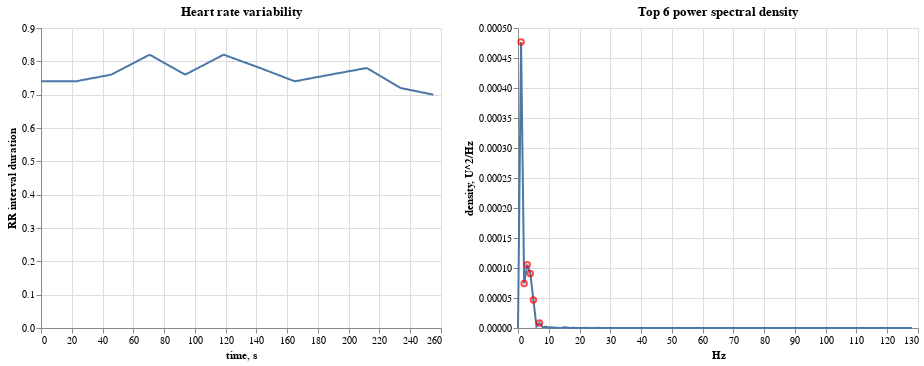

The cell this chart's notebook holds for it:
### Code cell
rr_intervals = get_rr_intervals(get_rs(sig = get_signal(1, 'Lying down')[:500]))
get_hr_features(rr_intervals, show_visualization=True)

### Figure 1 — Vega-Lite specification as saved in the notebook (floating-point values rounded to 4 significant figures; data arrays with more than 128 entries replaced by an {"elided": "..."} marker saying what was removed)
{"config": {"view": {"continuousWidth": 400, "continuousHeight": 300}}, "hconcat": [{"data": {"name": "data-89c490638eabafdea6f36918a6a34a4f"}, "mark": "line", "encoding": {"x": {"type": "quantitative", "field": "timepoint", "title": "time, s"}, "y": {"type": "quantitative", "field": "rr_interval", "title": "RR interval duration"}}, "title": "Heart rate variability"}, {"layer": [{"data": {"name": "data-83c65edd61fbff0d5a798b8c23cd4492"}, "mark": "line", "encoding": {"x": {"type": "quantitative", "field": "frequency", "title": "Hz"}, "y": {"type": "quantitative", "field": "density", "title": "density, U^2/Hz"}}}, {"data": {"name": "data-cb00fe7250ccd8f56b3282fcca0f56b5"}, "mark": {"type": "point", "color": "red"}, "encoding": {"x": {"type": "quantitative", "field": "top_frequency"}, "y": {"type": "quantitative", "field": "density"}}}], "title": "Top 6 power spectral density"}], "$schema": "https://vega.github.io/schema/vega-lite/v4.8.1.json", "datasets": {"data-89c490638eabafdea6f36918a6a34a4f": {"elided": "256 records"}, "data-83c65edd61fbff0d5a798b8c23cd4492": {"elided": "129 records"}, "data-cb00fe7250ccd8f56b3282fcca0f56b5": [{"top_frequency": 1.0, "density": 0.0004766}, {"top_frequency": 3.0, "density": 0.0001055}, {"top_frequency": 4.0, "density": 9.097e-05}, {"top_frequency": 2.0, "density": 7.412e-05}, {"top_frequency": 5.0, "density": 4.687e-05}, {"top_frequency": 7.0, "density": 8.491e-06}]}}
